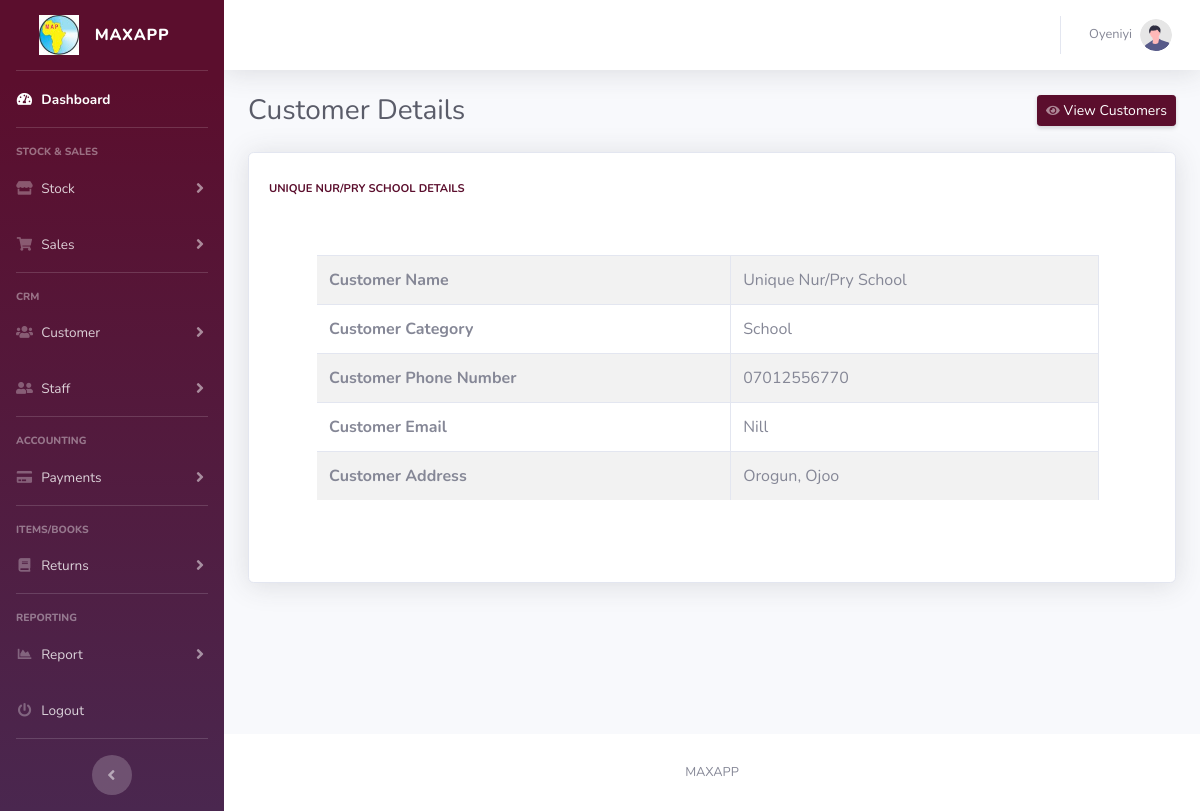
Screenshot of /customerdetail?custid=4 (signed in) with the database file from the repository.
### tables this page shows
CREATE TABLE `customers_table` (
  `customer_id` bigint(20) NOT NULL,
  `customer_category` varchar(100) NOT NULL,
  `customer_name` varchar(1000) NOT NULL,
  `customer_mobile` varchar(50) NOT NULL,
  `customer_address` varchar(1000) NOT NULL,
  `customer_email` varchar(1000) DEFAULT NULL,
  `reg_date` datetime NOT NULL DEFAULT current_timestamp()
);

### classes/DataConnect.class.php (called while the page is built, shortened)
<?php
    class DataConnect{
        protected function connect(){
            $this->servername = "localhost";
            $this->username = "root";
            $this->password = "";
            $this->dbname = "maxventory";
            $datasourcename = 'mysql:host='.$this->servername.';dbname='.$this->dbname;
            $konet = new PDO($datasourcename, $this->username, $this->password);
            $konet->setAttribute(PDO::ATTR_DEFAULT_FETCH_MODE, PDO::FETCH_ASSOC);
            $konet->setAttribute(PDO::ATTR_ERRMODE, PDO::ERRMODE_EXCEPTION);
            return $konet;
        }
    }

### classes/CustomerModel.class.php (called while the page is built, shortened)
<?php
    class CustomerModel extends DataConnect{
        protected function getSingleCustomer($custid){
            try{
                $getOneCust = "SELECT * FROM customers_table WHERE customer_id=? ";
                $custStmt = $this->connect()->prepare($getOneCust);
                $custStmt->execute([$custid]);
                $results = $custStmt->fetchAll();
                if($results){
                    return $results;
                }else{
                    print_r($custStmt->errorInfo());
                }
            }
            catch (PDOException $ex)
            {
                $ex->getMessage();
            }
        }
    }

### classes/CustomerController.class.php (called while the page is built, shortened)
<?php
    class CustomerController extends CustomerModel{
        public function customerDetails($custid){
             $singleCust = $this->getSingleCustomer($custid);
         }
    }

### customerdetail.php (the view, shortened to what this page needs)
<!DOCTYPE html>
<html lang="en">
<head>
    <?php $pageTitle = "Customer Details"; ?>
    <?php include('partial/header.part.php') ?>
    <link href="vendor/datatables/dataTables.bootstrap4.min.css" rel="stylesheet">
</head>
<body id="page-top">
    <div id="wrapper">
        <?php include('partial/navbar.part.php') ?>
        <div id="content-wrapper" class="d-flex flex-column">
            <div id="content">
                <nav class="navbar navbar-expand navbar-light bg-white topbar mb-4 static-top shadow">
                    <?php include('partial/topbar.part.php') ?>
                </nav>
                <div class="container-fluid">
                    <div class="d-sm-flex align-items-center justify-content-between mb-4">
                        <h1 class="h3 mb-0 text-gray-800"><?=$pageTitle ?></h1>
                        <a href="viewcustomer" class="d-none d-sm-inline-block btn btn-sm btn-primary shadow-sm"><i
                                class="fas fa-eye fa-sm text-white-50"></i> View Customers</a>
                    </div>
                    <div class="row">
                        <?php $gatCustomer = new CustomerController(); $gatCustomer->customerDetails($_GET['custid']); ?>
                        <?php foreach ($singleCust as $sCust) { ?>
                        <div class="col-xl-12 col-md-12 mb-4">
                            <div class="card shadow h-100 py-2">
                                <div class="card-body">
                                    <div class="row no-gutters align-items-center">
                                        <div class="col mr-2">
                                            <div class="text-xs font-weight-bold text-primary text-uppercase mb-1">
                                                <?=$sCust['customer_name'] ?> Details</div>
                                                <div class="p-5">
                                                    <div class="table-responsive">
                                                        <table class="table table-bordered table-striped" id="dataTable" width="100%" cellspacing="0">
                                                            <tbody>
                                                                <tr>
                                                                    <th>Customer Name</th><td><?=$sCust['customer_name'] ?></td>
                                                                </tr>
                                                                <tr>
                                                                    <th>Customer Category</th><td><?=$sCust['customer_category'] ?></td>
                                                                </tr>
                                                                <tr>
                                                                    <th>Customer Phone Number</th><td><?=$sCust['customer_mobile'] ?></td>
                                                                </tr>
                                                                <tr>
                                                                    <th>Customer Email</th><td><?=$sCust['customer_email'] ?></td>
                                                                </tr>
                                                                <tr>
                                                                    <th>Customer Address</th><td><?=$sCust['customer_address'] ?></td>
                                                                </tr>
                                                            </tbody>
                                                        </table>
                                                    </div>
                                                </div>
                                        </div>
                                    </div>
                                </div>
                            </div>
                        </div>
                        <?php } ?>
                    </div>
                </div>
            </div>
            <footer class="sticky-footer bg-white">
                <div class="container my-auto">
                    <div class="copyright text-center my-auto">
                        <span>MAXAPP</span>
                    </div>
                </div>
            </footer>
        </div>
    </div>
</body>
</html>

### rows the page displays
customers_table: customer_name "UNIQUE NUR/PRY SCHOOL", customer_name "Unique Nur/Pry School", customer_category "School", customer_mobile "07012556770", customer_email "Nill", customer_address "Orogun, Ojoo"

### other values shown
$_SESSION['userfname'] "Oyeniyi"
$pageTitle "Customer Details"
